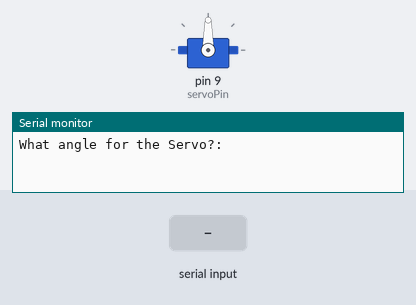
Bench run of a sketch on a simulated Arduino Uno, built with avr-gcc and run on an emulated ATmega328P. Shown: servo, the last lines printed to the serial monitor. Inputs (shaded band) come from the test bench.

Above: at 1.2 s.
1.3 s: "30,150\n" received over Serial
At 2.7 s:
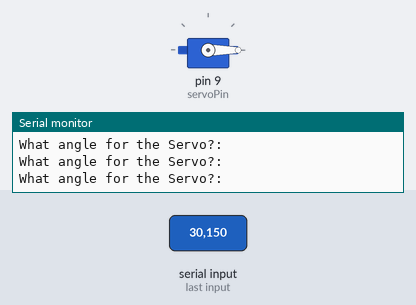
3.8 s: "90,45\n" received over Serial
At 4.6 s:
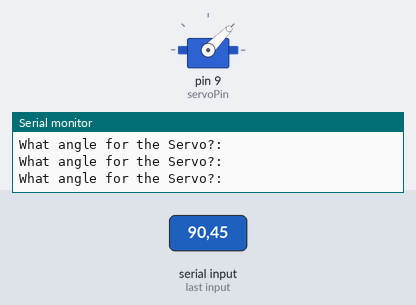
6.3 s: "200\n" received over Serial
At 6.9 s:
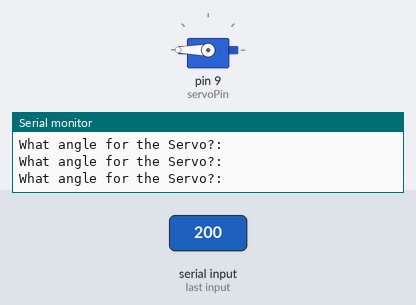
Timing chart, 0 to 9.3 s (numbered marks = the images above; inputs shaded):
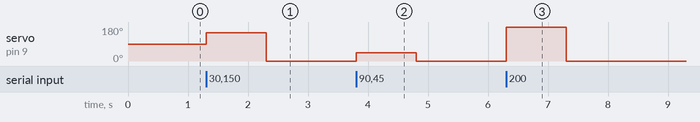

The sketch:

v30-servopin.ino
```cpp
#include <Servo.h>

int servoPin = 9;
int servoPosition = 90;
Servo servo; // creates a new class for the servo

void setup() {
  Serial.begin(9600);
  servo.attach(servoPin);   //attach connects servo to the pin on the arduino
}

void loop() {
  Serial.println("What angle for the Servo?: ");
  while(Serial.available() == 0){}
  servoPosition = Serial.parseInt();
  servo.write(servoPosition); //write sends the servo to the location we set

}
```

Measured:
- after the input at 1.3 s, servo on pin 9 (servoPin): 90° → 150° at once, → 0° 1.0 s later
- after the input at 3.8 s, servo on pin 9 (servoPin): 0° → 45° at once, → 0° 1.0 s later
- after the input at 6.3 s, servo on pin 9 (servoPin): 0° → 180° at once, → 0° 1.0 s later
